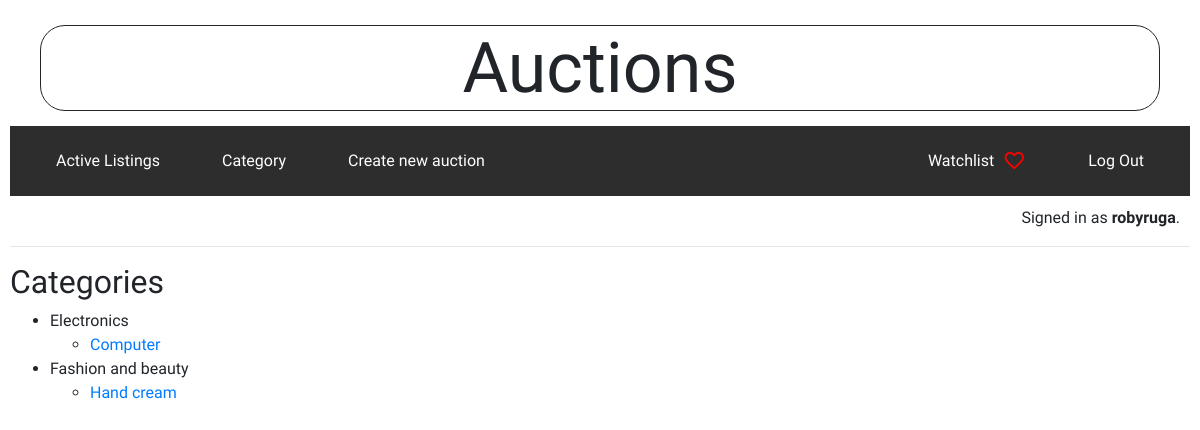
The app's page /category (signed in) with its own data.
### auctions/models.py (models this page shows, shortened)
class User(AbstractUser):
    pass

class Auction(models.Model):
    title = models.CharField(max_length=64)
    description = models.TextField(max_length=200, blank=True)
    owner = models.ForeignKey(User, on_delete=models.CASCADE)
    start_bid = models.DecimalField(max_digits=8, decimal_places=2, default=0.00)
    active = models.BooleanField(default=True)
    image = models.ImageField(upload_to='auctions_images/', blank=True)
    category = models.CharField(max_length=64, blank=True)
    date = models.DateField()

### auctions/views.py (the view)
# urls.py: path("category", views.category, name="category")
def category(request):
    auctions = Auction.objects.all()
    categories = {}
    for auction in auctions:
        if auction.category:
            if auction.category not in categories:
                categories[auction.category] = []
            categories[auction.category].append(auction)
    return render(request, "auctions/category.html", {
        "categories": categories
    })

### auctions/templates/auctions/category.html
{% extends 'auctions/layout.html' %}
{% block body %}
<h2>Categories</h2>
    <ul>
    {% for category, auctions in categories.items %}
        <li>{{ category }}</li>
        <ul>
        {% for auction in auctions %}
            <li><a href="{% url 'detail' auction.id %}">{{ auction.title }}</a></li>
        {% endfor %}
        </ul>
    {% endfor %}
    </ul>
{% endblock %}

### auctions/templates/auctions/layout.html (shortened to what this page needs)
{% load static %}
<!DOCTYPE html>
<html lang="en">
    <head>
        <link rel="stylesheet" href="https://stackpath.bootstrapcdn.com/bootstrap/4.4.1/css/bootstrap.min.css">
        <link href="{% static 'auctions/styles.css' %}" rel="stylesheet">
    </head>
    <body>
        <div class="container-fluid">
            <h1>Auctions</h1>
        </div>
        <div class="container-fluid d-flex" id="nav_bar">
            {% if user.is_authenticated %}
            <div class="nav-group d-flex">
                <a class="nav-link" href="{% url 'index' %}">Active Listings</a>
                <a class="nav-link" href="{% url 'category' %}">Category</a>
                <a class="nav-link" href="{% url 'create' %}">Create new auction</a>
            </div>
            <div class="nav-group d-flex">
                <div>
                    <a  id="icon" class="nav-link" href="{% url 'watchlist' %}">Watchlist<span class="material-symbols-outlined">favorite</span>
                    </a>
                 </div>
                <a class="nav-link" href="{% url 'logout' %}">Log Out</a>
            </div>
                {% else %}
            <div class="nav-group d-flex" id="not_login">
                <a class="nav-link" href="{% url 'login' %}">Log In</a>
                <a class="nav-link" href="{% url 'register' %}">Register</a>
            </div>
                {% endif %}
        </div>
        <div id="sign">
            {% if user.is_authenticated %}
                Signed in as <strong>{{ user.username }}</strong>.
            {% else %}
                Not signed in.
            {% endif %}
        </div>
        <hr>
        {% block body %}
        {% endblock %}
    </body>
</html>

### auctions/static/auctions/styles.css (style rules this page uses)
body { padding: 10px; font-family: 'Lexend', sans-serif; font-family: 'Montserrat', sans-serif; font-family: 'Tilt Neon', cursive; }
h1 { text-align: center; margin: 15px; font-size: 70px; border: 1px solid; border-radius: 25px; }
#nav_bar { flex-direction: row; justify-content: space-between; background-color: rgb(45,45,45); }
.nav-link { color: white; margin: 15px; border: 0px; border-radius: 15px; }
#sign { text-align: end; margin: 10px; }
.material-symbols-outlined { color: red; font-variation-settings: 'FILL' 0, 'wght' 400, 'GRAD' 0, 'opsz' 4; margin-left: 8px; }
#icon { display: flex; align-items: center; }

### records on screen
User: username "robyruga"
Auction: category "Electronics", title "Computer"
Auction: category "Fashion and beauty", title "Hand cream"
